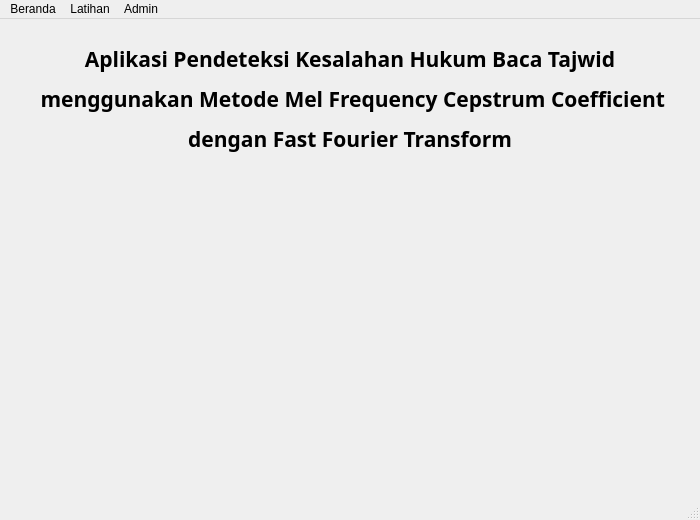
<?xml version="1.0" encoding="UTF-8"?>
<ui version="4.0">
 <class>MainWindow</class>
 <widget class="QMainWindow" name="MainWindow">
  <property name="geometry">
   <rect>
    <x>0</x>
    <y>0</y>
    <width>700</width>
    <height>520</height>
   </rect>
  </property>
  <property name="windowTitle">
   <string>MainWindow</string>
  </property>
  <widget class="QWidget" name="centralwidget">
   <widget class="QLabel" name="label">
    <property name="geometry">
     <rect>
      <x>35</x>
      <y>10</y>
      <width>630</width>
      <height>60</height>
     </rect>
    </property>
    <property name="font">
     <font>
      <family>News706 BT</family>
      <pointsize>16</pointsize>
      <weight>75</weight>
      <bold>true</bold>
     </font>
    </property>
    <property name="frameShape">
     <enum>QFrame::NoFrame</enum>
    </property>
    <property name="text">
     <string>Aplikasi Pendeteksi Kesalahan Hukum Baca Tajwid</string>
    </property>
    <property name="alignment">
     <set>Qt::AlignCenter</set>
    </property>
   </widget>
   <widget class="QLabel" name="label_2">
    <property name="geometry">
     <rect>
      <x>35</x>
      <y>50</y>
      <width>630</width>
      <height>60</height>
     </rect>
    </property>
    <property name="font">
     <font>
      <family>News706 BT</family>
      <pointsize>16</pointsize>
      <weight>75</weight>
      <bold>true</bold>
     </font>
    </property>
    <property name="frameShape">
     <enum>QFrame::NoFrame</enum>
    </property>
    <property name="text">
     <string> menggunakan Metode Mel Frequency Cepstrum Coefficient</string>
    </property>
    <property name="alignment">
     <set>Qt::AlignCenter</set>
    </property>
   </widget>
   <widget class="QLabel" name="label_3">
    <property name="geometry">
     <rect>
      <x>35</x>
      <y>90</y>
      <width>630</width>
      <height>60</height>
     </rect>
    </property>
    <property name="font">
     <font>
      <family>News706 BT</family>
      <pointsize>16</pointsize>
      <weight>75</weight>
      <bold>true</bold>
     </font>
    </property>
    <property name="frameShape">
     <enum>QFrame::NoFrame</enum>
    </property>
    <property name="text">
     <string>dengan Fast Fourier Transform</string>
    </property>
    <property name="alignment">
     <set>Qt::AlignCenter</set>
    </property>
   </widget>
   <widget class="QLabel" name="logoupn">
    <property name="geometry">
     <rect>
      <x>240</x>
      <y>170</y>
      <width>251</width>
      <height>211</height>
     </rect>
    </property>
    <property name="text">
     <string/>
    </property>
    <property name="pixmap">
     <pixmap>logo_upn.png</pixmap>
    </property>
    <property name="scaledContents">
     <bool>true</bool>
    </property>
    <property name="alignment">
     <set>Qt::AlignCenter</set>
    </property>
   </widget>
  </widget>
  <widget class="QMenuBar" name="menubar">
   <property name="geometry">
    <rect>
     <x>0</x>
     <y>0</y>
     <width>700</width>
     <height>21</height>
    </rect>
   </property>
   <widget class="QMenu" name="menuBeranda">
    <property name="title">
     <string>Beranda</string>
    </property>
    <addaction name="actionBeranda"/>
   </widget>
   <widget class="QMenu" name="menuLatihan">
    <property name="title">
     <string>Latihan</string>
    </property>
    <addaction name="actionLatihan"/>
   </widget>
   <widget class="QMenu" name="menuAdmin">
    <property name="title">
     <string>Admin</string>
    </property>
    <addaction name="actionLogin"/>
   </widget>
   <addaction name="menuBeranda"/>
   <addaction name="menuLatihan"/>
   <addaction name="menuAdmin"/>
  </widget>
  <widget class="QStatusBar" name="statusbar"/>
  <action name="actionBeranda">
   <property name="text">
    <string>Beranda</string>
   </property>
  </action>
  <action name="actionLatihan">
   <property name="text">
    <string>Latihan</string>
   </property>
  </action>
  <action name="actionLogin">
   <property name="text">
    <string>Login</string>
   </property>
  </action>
  <action name="actionSurat">
   <property name="text">
    <string>Surat</string>
   </property>
  </action>
 </widget>
 <resources/>
 <connections/>
</ui>
